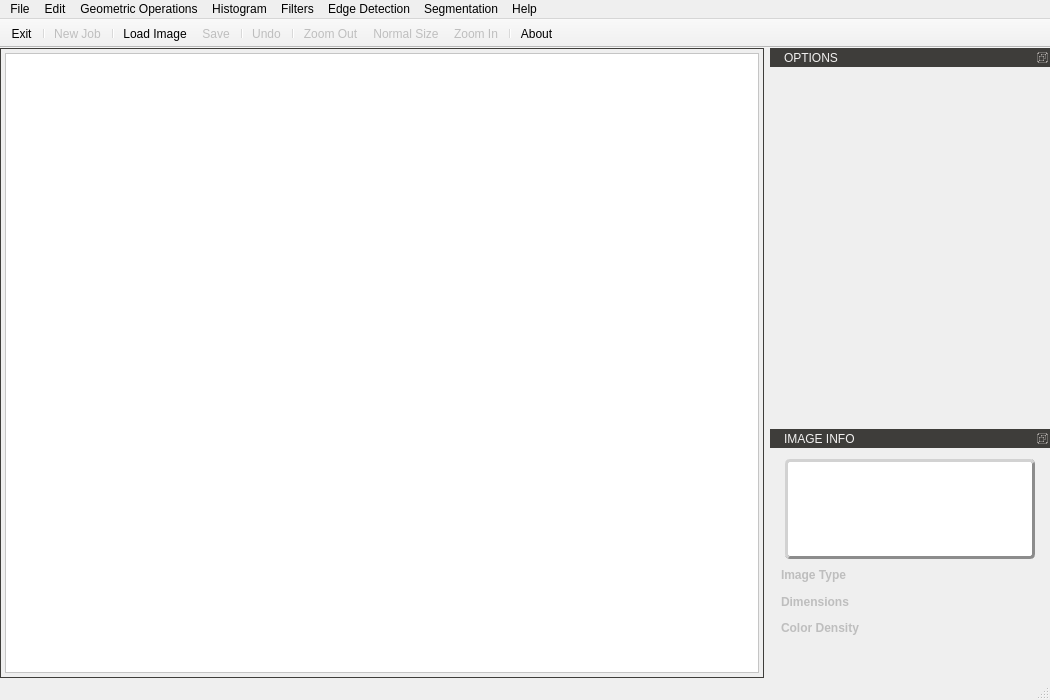
<?xml version="1.0" encoding="UTF-8"?>
<ui version="4.0">
 <class>MainWindow</class>
 <widget class="QMainWindow" name="MainWindow">
  <property name="geometry">
   <rect>
    <x>0</x>
    <y>0</y>
    <width>1050</width>
    <height>700</height>
   </rect>
  </property>
  <property name="minimumSize">
   <size>
    <width>1050</width>
    <height>700</height>
   </size>
  </property>
  <property name="windowTitle">
   <string>PreCyclus Image Processing Software</string>
  </property>
  <property name="windowIcon">
   <iconset>
    <normaloff>:/icons/logoFinal.gif</normaloff>:/icons/logoFinal.gif</iconset>
  </property>
  <property name="styleSheet">
   <string notr="true"> QDockWidget::title {
     text-align: left;
     background: rgb(62, 61, 58);
     padding-left: 10px;
 }
QDockWidget{
    border: 2px solid rgb(62, 61, 58);
    color:rgb(242, 241, 240)
}

</string>
  </property>
  <widget class="QWidget" name="centralWidget">
   <property name="enabled">
    <bool>true</bool>
   </property>
   <property name="styleSheet">
    <string notr="true">#centralWidget{
border: 1px solid rgb(62, 61, 58);
}</string>
   </property>
   <layout class="QVBoxLayout" name="verticalLayout">
    <property name="leftMargin">
     <number>5</number>
    </property>
    <property name="topMargin">
     <number>5</number>
    </property>
    <property name="rightMargin">
     <number>5</number>
    </property>
    <property name="bottomMargin">
     <number>5</number>
    </property>
    <item>
     <widget class="QScrollArea" name="scrollArea">
      <property name="styleSheet">
       <string notr="true">background-color: rgb(255, 255, 255);</string>
      </property>
      <property name="verticalScrollBarPolicy">
       <enum>Qt::ScrollBarAsNeeded</enum>
      </property>
      <property name="horizontalScrollBarPolicy">
       <enum>Qt::ScrollBarAsNeeded</enum>
      </property>
      <property name="widgetResizable">
       <bool>true</bool>
      </property>
      <widget class="QWidget" name="scrollAreaWidgetContents">
       <property name="enabled">
        <bool>true</bool>
       </property>
       <property name="geometry">
        <rect>
         <x>0</x>
         <y>0</y>
         <width>757</width>
         <height>602</height>
        </rect>
       </property>
       <property name="layoutDirection">
        <enum>Qt::LeftToRight</enum>
       </property>
       <layout class="QGridLayout" name="gridLayout">
        <item row="0" column="0">
         <widget class="QSplitter" name="splitter_2">
          <property name="orientation">
           <enum>Qt::Horizontal</enum>
          </property>
          <widget class="QSplitter" name="splitter">
           <property name="orientation">
            <enum>Qt::Vertical</enum>
           </property>
           <widget class="CustomQLabel" name="label_Imagen">
            <property name="sizePolicy">
             <sizepolicy hsizetype="Preferred" vsizetype="Preferred">
              <horstretch>0</horstretch>
              <verstretch>0</verstretch>
             </sizepolicy>
            </property>
            <property name="text">
             <string/>
            </property>
            <property name="alignment">
             <set>Qt::AlignCenter</set>
            </property>
           </widget>
          </widget>
         </widget>
        </item>
       </layout>
      </widget>
     </widget>
    </item>
   </layout>
  </widget>
  <widget class="QMenuBar" name="menuBar">
   <property name="geometry">
    <rect>
     <x>0</x>
     <y>0</y>
     <width>1050</width>
     <height>21</height>
    </rect>
   </property>
   <widget class="QMenu" name="menuFile">
    <property name="title">
     <string>File</string>
    </property>
    <addaction name="actionNew_Job"/>
    <addaction name="separator"/>
    <addaction name="action_Load_Image"/>
    <addaction name="actionSave"/>
    <addaction name="separator"/>
    <addaction name="actionExit"/>
   </widget>
   <widget class="QMenu" name="menuHelp">
    <property name="title">
     <string>Help</string>
    </property>
    <addaction name="actionAbout"/>
   </widget>
   <widget class="QMenu" name="menuEdit">
    <property name="title">
     <string>Edit</string>
    </property>
    <addaction name="actionUndo"/>
    <addaction name="actionChange_Color_Depth"/>
    <addaction name="actionConver_to_GrayScale"/>
   </widget>
   <widget class="QMenu" name="menuHistogram">
    <property name="title">
     <string>Histogram</string>
    </property>
    <widget class="QMenu" name="menuContrast_2">
     <property name="title">
      <string>Contrast</string>
     </property>
     <addaction name="actionStretching"/>
     <addaction name="actionGamma_Correction"/>
    </widget>
    <addaction name="actionThreshold"/>
    <addaction name="separator"/>
    <addaction name="actionEqualization"/>
    <addaction name="separator"/>
    <addaction name="menuContrast_2"/>
   </widget>
   <widget class="QMenu" name="menuFilters">
    <property name="title">
     <string>Filters</string>
    </property>
    <addaction name="actionMean"/>
    <addaction name="actionConvolution"/>
    <addaction name="actionGaussiana"/>
    <addaction name="actionNoise_Cleaning_Line"/>
    <addaction name="actionNoise_Cleaning_Pixel"/>
    <addaction name="actionMorphological"/>
   </widget>
   <widget class="QMenu" name="menuEdge_Detector">
    <property name="title">
     <string>Edge Detection</string>
    </property>
    <addaction name="actionSobel"/>
    <addaction name="actionCanny"/>
   </widget>
   <widget class="QMenu" name="menuSegmentation">
    <property name="title">
     <string>Segmentation</string>
    </property>
    <addaction name="actionK_Means"/>
    <addaction name="actionChange_Frame"/>
    <addaction name="actionRemoveCap"/>
   </widget>
   <widget class="QMenu" name="menuGeometric_Operations">
    <property name="title">
     <string>Geometric Operations</string>
    </property>
    <addaction name="actionTranslation"/>
    <addaction name="actionReflection"/>
    <addaction name="actionScaling"/>
    <addaction name="actionRotation"/>
   </widget>
   <addaction name="menuFile"/>
   <addaction name="menuEdit"/>
   <addaction name="menuGeometric_Operations"/>
   <addaction name="menuHistogram"/>
   <addaction name="menuFilters"/>
   <addaction name="menuEdge_Detector"/>
   <addaction name="menuSegmentation"/>
   <addaction name="menuHelp"/>
  </widget>
  <widget class="QToolBar" name="toolBar">
   <property name="minimumSize">
    <size>
     <width>0</width>
     <height>0</height>
    </size>
   </property>
   <property name="windowTitle">
    <string>toolBar</string>
   </property>
   <property name="autoFillBackground">
    <bool>false</bool>
   </property>
   <property name="movable">
    <bool>false</bool>
   </property>
   <property name="allowedAreas">
    <set>Qt::TopToolBarArea</set>
   </property>
   <property name="iconSize">
    <size>
     <width>35</width>
     <height>35</height>
    </size>
   </property>
   <property name="floatable">
    <bool>false</bool>
   </property>
   <attribute name="toolBarArea">
    <enum>TopToolBarArea</enum>
   </attribute>
   <attribute name="toolBarBreak">
    <bool>false</bool>
   </attribute>
   <addaction name="actionExit"/>
   <addaction name="separator"/>
   <addaction name="actionNew_Job"/>
   <addaction name="separator"/>
   <addaction name="action_Load_Image"/>
   <addaction name="actionSave"/>
   <addaction name="separator"/>
   <addaction name="actionUndo"/>
   <addaction name="separator"/>
   <addaction name="actionZoom_Out"/>
   <addaction name="action_Normal_Size"/>
   <addaction name="actionZoom_In"/>
   <addaction name="separator"/>
   <addaction name="actionAbout"/>
  </widget>
  <widget class="QDockWidget" name="dockWidget">
   <property name="minimumSize">
    <size>
     <width>280</width>
     <height>381</height>
    </size>
   </property>
   <property name="maximumSize">
    <size>
     <width>280</width>
     <height>381</height>
    </size>
   </property>
   <property name="styleSheet">
    <string notr="true"/>
   </property>
   <property name="floating">
    <bool>false</bool>
   </property>
   <property name="features">
    <set>QDockWidget::DockWidgetFloatable|QDockWidget::DockWidgetMovable</set>
   </property>
   <property name="allowedAreas">
    <set>Qt::LeftDockWidgetArea|Qt::RightDockWidgetArea</set>
   </property>
   <property name="windowTitle">
    <string>OPTIONS</string>
   </property>
   <attribute name="dockWidgetArea">
    <number>2</number>
   </attribute>
   <widget class="QWidget" name="dockWidgetContents">
    <layout class="QHBoxLayout" name="horizontalLayout_5">
     <item>
      <widget class="QWidget" name="widget_options" native="true">
       <property name="styleSheet">
        <string notr="true"/>
       </property>
      </widget>
     </item>
    </layout>
   </widget>
  </widget>
  <widget class="QDockWidget" name="dockWidget_ImageInfo">
   <property name="maximumSize">
    <size>
     <width>280</width>
     <height>220</height>
    </size>
   </property>
   <property name="styleSheet">
    <string notr="true"/>
   </property>
   <property name="floating">
    <bool>false</bool>
   </property>
   <property name="features">
    <set>QDockWidget::DockWidgetFloatable|QDockWidget::DockWidgetMovable</set>
   </property>
   <property name="allowedAreas">
    <set>Qt::LeftDockWidgetArea|Qt::RightDockWidgetArea</set>
   </property>
   <property name="windowTitle">
    <string>IMAGE INFO</string>
   </property>
   <attribute name="dockWidgetArea">
    <number>2</number>
   </attribute>
   <widget class="QWidget" name="dockWidgetContents_dockWidget_ImageInfo">
    <layout class="QVBoxLayout" name="verticalLayout_2">
     <item>
      <layout class="QHBoxLayout" name="horizontalLayout_4">
       <item>
        <spacer name="horizontalSpacer">
         <property name="orientation">
          <enum>Qt::Horizontal</enum>
         </property>
         <property name="sizeHint" stdset="0">
          <size>
           <width>40</width>
           <height>20</height>
          </size>
         </property>
        </spacer>
       </item>
       <item>
        <widget class="QLabel" name="label_Histogram">
         <property name="sizePolicy">
          <sizepolicy hsizetype="Fixed" vsizetype="Fixed">
           <horstretch>29</horstretch>
           <verstretch>30</verstretch>
          </sizepolicy>
         </property>
         <property name="minimumSize">
          <size>
           <width>250</width>
           <height>100</height>
          </size>
         </property>
         <property name="styleSheet">
          <string notr="true">border-style: outset;
border-width: 3px;
border-color: rgb(140, 140, 140);
border-radius: 5px;
background-color: rgb(255, 255, 255);</string>
         </property>
         <property name="text">
          <string/>
         </property>
         <property name="alignment">
          <set>Qt::AlignCenter</set>
         </property>
        </widget>
       </item>
       <item>
        <spacer name="horizontalSpacer_2">
         <property name="orientation">
          <enum>Qt::Horizontal</enum>
         </property>
         <property name="sizeHint" stdset="0">
          <size>
           <width>40</width>
           <height>20</height>
          </size>
         </property>
        </spacer>
       </item>
      </layout>
     </item>
     <item>
      <layout class="QHBoxLayout" name="horizontalLayout_3">
       <item>
        <widget class="QLabel" name="label_ImageType">
         <property name="enabled">
          <bool>false</bool>
         </property>
         <property name="font">
          <font>
           <weight>75</weight>
           <bold>true</bold>
          </font>
         </property>
         <property name="text">
          <string>Image Type</string>
         </property>
         <property name="alignment">
          <set>Qt::AlignLeading|Qt::AlignLeft|Qt::AlignVCenter</set>
         </property>
        </widget>
       </item>
       <item>
        <widget class="QLabel" name="label_ImageTypeValue">
         <property name="enabled">
          <bool>true</bool>
         </property>
         <property name="text">
          <string/>
         </property>
         <property name="alignment">
          <set>Qt::AlignLeading|Qt::AlignLeft|Qt::AlignVCenter</set>
         </property>
        </widget>
       </item>
      </layout>
     </item>
     <item>
      <layout class="QHBoxLayout" name="horizontalLayout_2">
       <item>
        <widget class="QLabel" name="label_Dimensions">
         <property name="enabled">
          <bool>false</bool>
         </property>
         <property name="font">
          <font>
           <weight>75</weight>
           <bold>true</bold>
          </font>
         </property>
         <property name="text">
          <string>Dimensions</string>
         </property>
         <property name="alignment">
          <set>Qt::AlignLeading|Qt::AlignLeft|Qt::AlignVCenter</set>
         </property>
        </widget>
       </item>
       <item>
        <widget class="QLabel" name="label_DimensionsValue">
         <property name="enabled">
          <bool>true</bool>
         </property>
         <property name="text">
          <string/>
         </property>
         <property name="alignment">
          <set>Qt::AlignLeading|Qt::AlignLeft|Qt::AlignVCenter</set>
         </property>
        </widget>
       </item>
      </layout>
     </item>
     <item>
      <layout class="QHBoxLayout" name="horizontalLayout">
       <item>
        <widget class="QLabel" name="label_Density">
         <property name="enabled">
          <bool>false</bool>
         </property>
         <property name="font">
          <font>
           <weight>75</weight>
           <bold>true</bold>
          </font>
         </property>
         <property name="text">
          <string>Color Density</string>
         </property>
         <property name="alignment">
          <set>Qt::AlignLeading|Qt::AlignLeft|Qt::AlignVCenter</set>
         </property>
        </widget>
       </item>
       <item>
        <widget class="QLabel" name="label_DensityValue">
         <property name="enabled">
          <bool>true</bool>
         </property>
         <property name="text">
          <string/>
         </property>
         <property name="alignment">
          <set>Qt::AlignLeading|Qt::AlignLeft|Qt::AlignVCenter</set>
         </property>
        </widget>
       </item>
      </layout>
     </item>
    </layout>
   </widget>
  </widget>
  <widget class="QStatusBar" name="statusBar"/>
  <action name="actionExit">
   <property name="icon">
    <iconset>
     <normaloff>:/icons/application_exit.png</normaloff>:/icons/application_exit.png</iconset>
   </property>
   <property name="text">
    <string>&amp;Exit</string>
   </property>
   <property name="shortcut">
    <string>Ctrl+Q</string>
   </property>
  </action>
  <action name="actionAbout">
   <property name="icon">
    <iconset>
     <normaloff>:/icons/about.png</normaloff>:/icons/about.png</iconset>
   </property>
   <property name="text">
    <string>About</string>
   </property>
  </action>
  <action name="actionNew_Job">
   <property name="enabled">
    <bool>false</bool>
   </property>
   <property name="icon">
    <iconset>
     <normaloff>:/icons/newProject.png</normaloff>:/icons/newProject.png</iconset>
   </property>
   <property name="text">
    <string>&amp;New Job</string>
   </property>
   <property name="shortcut">
    <string>Ctrl+N</string>
   </property>
  </action>
  <action name="actionUndo">
   <property name="enabled">
    <bool>false</bool>
   </property>
   <property name="icon">
    <iconset>
     <normaloff>:/icons/Undo.png</normaloff>:/icons/Undo.png</iconset>
   </property>
   <property name="text">
    <string>Undo</string>
   </property>
   <property name="shortcut">
    <string>Ctrl+Z</string>
   </property>
  </action>
  <action name="actionChange_Color_Depth">
   <property name="enabled">
    <bool>false</bool>
   </property>
   <property name="text">
    <string>Change Color Depth</string>
   </property>
  </action>
  <action name="actionConver_to_GrayScale">
   <property name="enabled">
    <bool>false</bool>
   </property>
   <property name="text">
    <string>Conver to GrayScale</string>
   </property>
   <property name="shortcut">
    <string>Ctrl+Alt+G</string>
   </property>
  </action>
  <action name="actionThreshold">
   <property name="enabled">
    <bool>false</bool>
   </property>
   <property name="text">
    <string>Threshold</string>
   </property>
   <property name="shortcut">
    <string>Ctrl+T</string>
   </property>
  </action>
  <action name="actionEqualization">
   <property name="enabled">
    <bool>false</bool>
   </property>
   <property name="text">
    <string>Equalization</string>
   </property>
  </action>
  <action name="actionAdd">
   <property name="enabled">
    <bool>false</bool>
   </property>
   <property name="text">
    <string>Add</string>
   </property>
  </action>
  <action name="actionSubstract">
   <property name="enabled">
    <bool>false</bool>
   </property>
   <property name="text">
    <string>Subtract</string>
   </property>
  </action>
  <action name="actionMultiply">
   <property name="enabled">
    <bool>false</bool>
   </property>
   <property name="text">
    <string>Multiply</string>
   </property>
  </action>
  <action name="actionDivide">
   <property name="enabled">
    <bool>false</bool>
   </property>
   <property name="text">
    <string>Divide</string>
   </property>
  </action>
  <action name="actionMax">
   <property name="enabled">
    <bool>false</bool>
   </property>
   <property name="text">
    <string>Max</string>
   </property>
  </action>
  <action name="actionMin">
   <property name="enabled">
    <bool>false</bool>
   </property>
   <property name="text">
    <string>Min</string>
   </property>
  </action>
  <action name="actionAND">
   <property name="enabled">
    <bool>false</bool>
   </property>
   <property name="text">
    <string>AND</string>
   </property>
  </action>
  <action name="actionOR">
   <property name="enabled">
    <bool>false</bool>
   </property>
   <property name="text">
    <string>OR</string>
   </property>
  </action>
  <action name="actionXOR">
   <property name="enabled">
    <bool>false</bool>
   </property>
   <property name="text">
    <string>XOR</string>
   </property>
  </action>
  <action name="actionNOT">
   <property name="enabled">
    <bool>false</bool>
   </property>
   <property name="text">
    <string>NOT</string>
   </property>
  </action>
  <action name="actionTranslation">
   <property name="enabled">
    <bool>false</bool>
   </property>
   <property name="text">
    <string>Translation</string>
   </property>
  </action>
  <action name="actionReflection">
   <property name="enabled">
    <bool>false</bool>
   </property>
   <property name="text">
    <string>Reflection</string>
   </property>
  </action>
  <action name="actionSave">
   <property name="enabled">
    <bool>false</bool>
   </property>
   <property name="icon">
    <iconset>
     <normaloff>:/icons/save.png</normaloff>:/icons/save.png</iconset>
   </property>
   <property name="text">
    <string>&amp;Save</string>
   </property>
   <property name="shortcut">
    <string>Ctrl+S</string>
   </property>
  </action>
  <action name="actionWeighted_Average">
   <property name="enabled">
    <bool>false</bool>
   </property>
   <property name="text">
    <string>Weighted Average</string>
   </property>
   <property name="toolTip">
    <string>Weighted Average</string>
   </property>
  </action>
  <action name="actionWindow_Level">
   <property name="enabled">
    <bool>false</bool>
   </property>
   <property name="text">
    <string>Window - Level</string>
   </property>
   <property name="shortcut">
    <string>Ctrl+Alt+W</string>
   </property>
  </action>
  <action name="actionMean">
   <property name="enabled">
    <bool>false</bool>
   </property>
   <property name="text">
    <string>Mean</string>
   </property>
   <property name="shortcut">
    <string>Ctrl+Alt+M</string>
   </property>
  </action>
  <action name="actionConvolution">
   <property name="enabled">
    <bool>false</bool>
   </property>
   <property name="text">
    <string>Convolution</string>
   </property>
   <property name="shortcut">
    <string>Ctrl+Alt+V</string>
   </property>
  </action>
  <action name="actionGaussiana">
   <property name="enabled">
    <bool>false</bool>
   </property>
   <property name="text">
    <string>Gaussiana</string>
   </property>
  </action>
  <action name="actionSobel">
   <property name="enabled">
    <bool>false</bool>
   </property>
   <property name="text">
    <string>Sobel</string>
   </property>
   <property name="shortcut">
    <string>Ctrl+Alt+S</string>
   </property>
  </action>
  <action name="actionCanny">
   <property name="enabled">
    <bool>false</bool>
   </property>
   <property name="text">
    <string>Canny</string>
   </property>
   <property name="shortcut">
    <string>Ctrl+Alt+C</string>
   </property>
  </action>
  <action name="actionNoise_Cleaning_Line">
   <property name="enabled">
    <bool>false</bool>
   </property>
   <property name="text">
    <string>Noise Cleaning Line</string>
   </property>
  </action>
  <action name="actionNoise_Cleaning_Pixel">
   <property name="enabled">
    <bool>false</bool>
   </property>
   <property name="text">
    <string>Noise Cleaning Pixel</string>
   </property>
  </action>
  <action name="actionGamma_Correction">
   <property name="enabled">
    <bool>false</bool>
   </property>
   <property name="text">
    <string>Gamma Correction</string>
   </property>
  </action>
  <action name="actionStretching">
   <property name="enabled">
    <bool>false</bool>
   </property>
   <property name="text">
    <string>Stretching</string>
   </property>
  </action>
  <action name="actionMorphological">
   <property name="enabled">
    <bool>false</bool>
   </property>
   <property name="text">
    <string>Morphological</string>
   </property>
   <property name="shortcut">
    <string>Ctrl+Alt+D</string>
   </property>
  </action>
  <action name="actionK_Means">
   <property name="enabled">
    <bool>false</bool>
   </property>
   <property name="text">
    <string>K-Means</string>
   </property>
   <property name="shortcut">
    <string>Ctrl+Alt+K</string>
   </property>
  </action>
  <action name="actionErosion">
   <property name="enabled">
    <bool>false</bool>
   </property>
   <property name="text">
    <string>Erosion</string>
   </property>
  </action>
  <action name="actionOpening">
   <property name="enabled">
    <bool>false</bool>
   </property>
   <property name="text">
    <string>Opening</string>
   </property>
  </action>
  <action name="actionClosing">
   <property name="enabled">
    <bool>false</bool>
   </property>
   <property name="text">
    <string>Closing</string>
   </property>
  </action>
  <action name="actionScaling">
   <property name="enabled">
    <bool>false</bool>
   </property>
   <property name="text">
    <string>Scaling</string>
   </property>
  </action>
  <action name="actionRotation">
   <property name="enabled">
    <bool>false</bool>
   </property>
   <property name="text">
    <string>Rotation</string>
   </property>
  </action>
  <action name="action_Normal_Size">
   <property name="enabled">
    <bool>false</bool>
   </property>
   <property name="icon">
    <iconset>
     <normaloff>:/icons/OriginalSize.png</normaloff>:/icons/OriginalSize.png</iconset>
   </property>
   <property name="text">
    <string>Normal Size</string>
   </property>
   <property name="toolTip">
    <string>Normal Size</string>
   </property>
  </action>
  <action name="action_Load_Image">
   <property name="icon">
    <iconset>
     <normaloff>:/icons/open.png</normaloff>:/icons/open.png</iconset>
   </property>
   <property name="text">
    <string>&amp;Load Image</string>
   </property>
   <property name="toolTip">
    <string>Load Image</string>
   </property>
   <property name="shortcut">
    <string>Ctrl+O</string>
   </property>
  </action>
  <action name="actionZoom_In">
   <property name="enabled">
    <bool>false</bool>
   </property>
   <property name="icon">
    <iconset>
     <normaloff>:/icons/Zoom In.png</normaloff>:/icons/Zoom In.png</iconset>
   </property>
   <property name="text">
    <string>Zoom In</string>
   </property>
   <property name="toolTip">
    <string>Zoom In</string>
   </property>
   <property name="shortcut">
    <string>Ctrl++</string>
   </property>
  </action>
  <action name="actionZoom_Out">
   <property name="enabled">
    <bool>false</bool>
   </property>
   <property name="icon">
    <iconset>
     <normaloff>:/icons/Zoom Out.png</normaloff>:/icons/Zoom Out.png</iconset>
   </property>
   <property name="text">
    <string>Zoom Out</string>
   </property>
   <property name="toolTip">
    <string>Zoom Out</string>
   </property>
   <property name="shortcut">
    <string>Ctrl+-</string>
   </property>
  </action>
  <action name="actionChange_Frame">
   <property name="enabled">
    <bool>false</bool>
   </property>
   <property name="text">
    <string>Change Frame</string>
   </property>
  </action>
  <action name="actionConvert_to_PGM">
   <property name="enabled">
    <bool>false</bool>
   </property>
   <property name="text">
    <string>Convert to PGM</string>
   </property>
  </action>
  <action name="actionRemoveCap">
   <property name="enabled">
    <bool>false</bool>
   </property>
   <property name="text">
    <string>RemoveCap</string>
   </property>
  </action>
  <action name="actionWhite_Tissue">
   <property name="enabled">
    <bool>false</bool>
   </property>
   <property name="text">
    <string>White Tissue</string>
   </property>
  </action>
  <action name="actionGray_Tissue">
   <property name="enabled">
    <bool>false</bool>
   </property>
   <property name="text">
    <string>Gray Tissue</string>
   </property>
  </action>
 </widget>
 <layoutdefault spacing="6" margin="11"/>
 <customwidgets>
  <customwidget>
   <class>CustomQLabel</class>
   <extends>QLabel</extends>
   <header location="global">GUI/customqlabel.h</header>
   <slots>
    <signal>drawLine(QPoint,QPoint)</signal>
    <signal>eraseLine()</signal>
    <signal>mousePosition(QPoint)</signal>
   </slots>
  </customwidget>
 </customwidgets>
 <resources/>
 <connections/>
 <slots>
  <slot>drawLine(QPoint,QPoint)</slot>
 </slots>
</ui>
